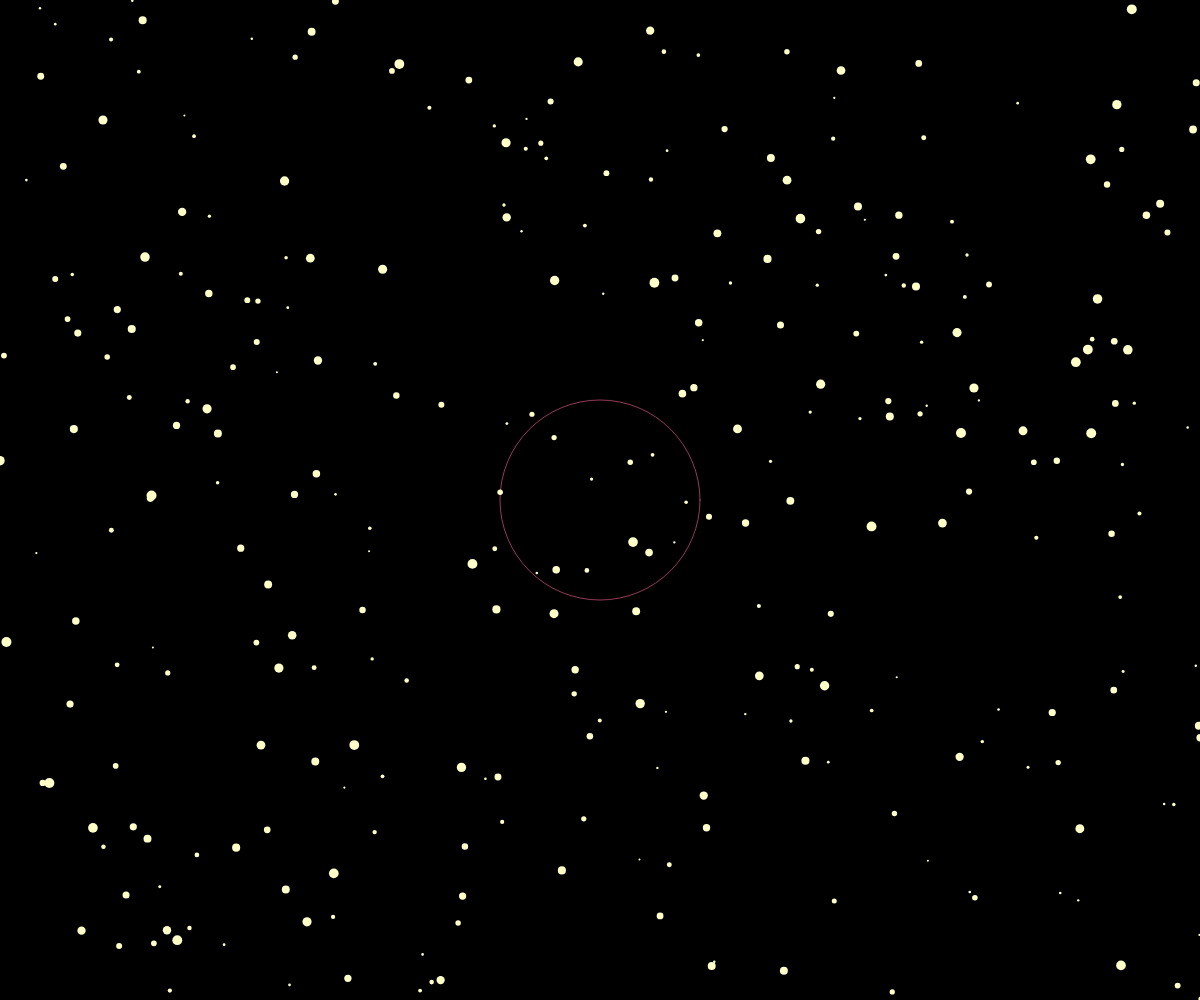
Frame 1 (no input)
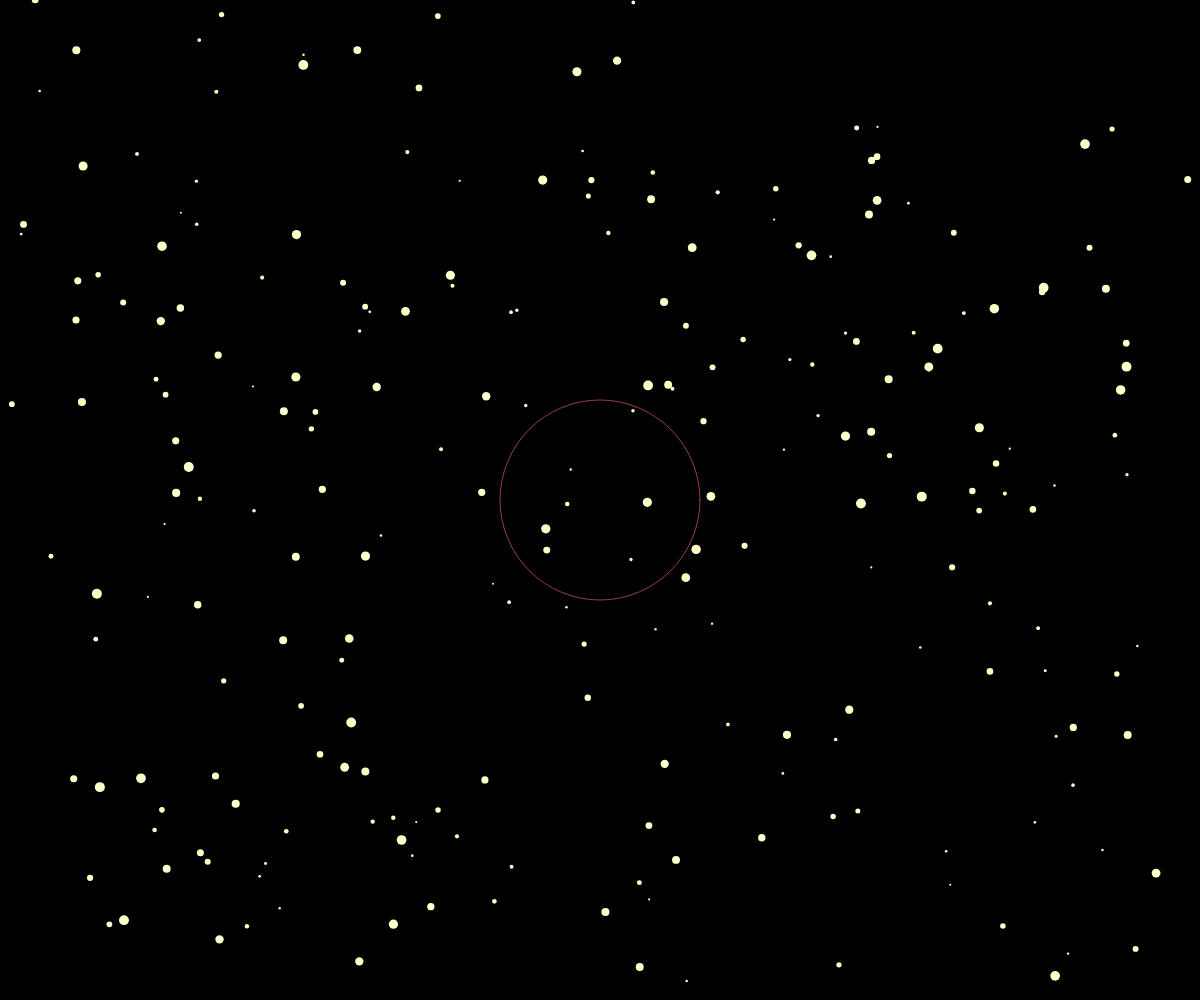
Frame 60 (no input)
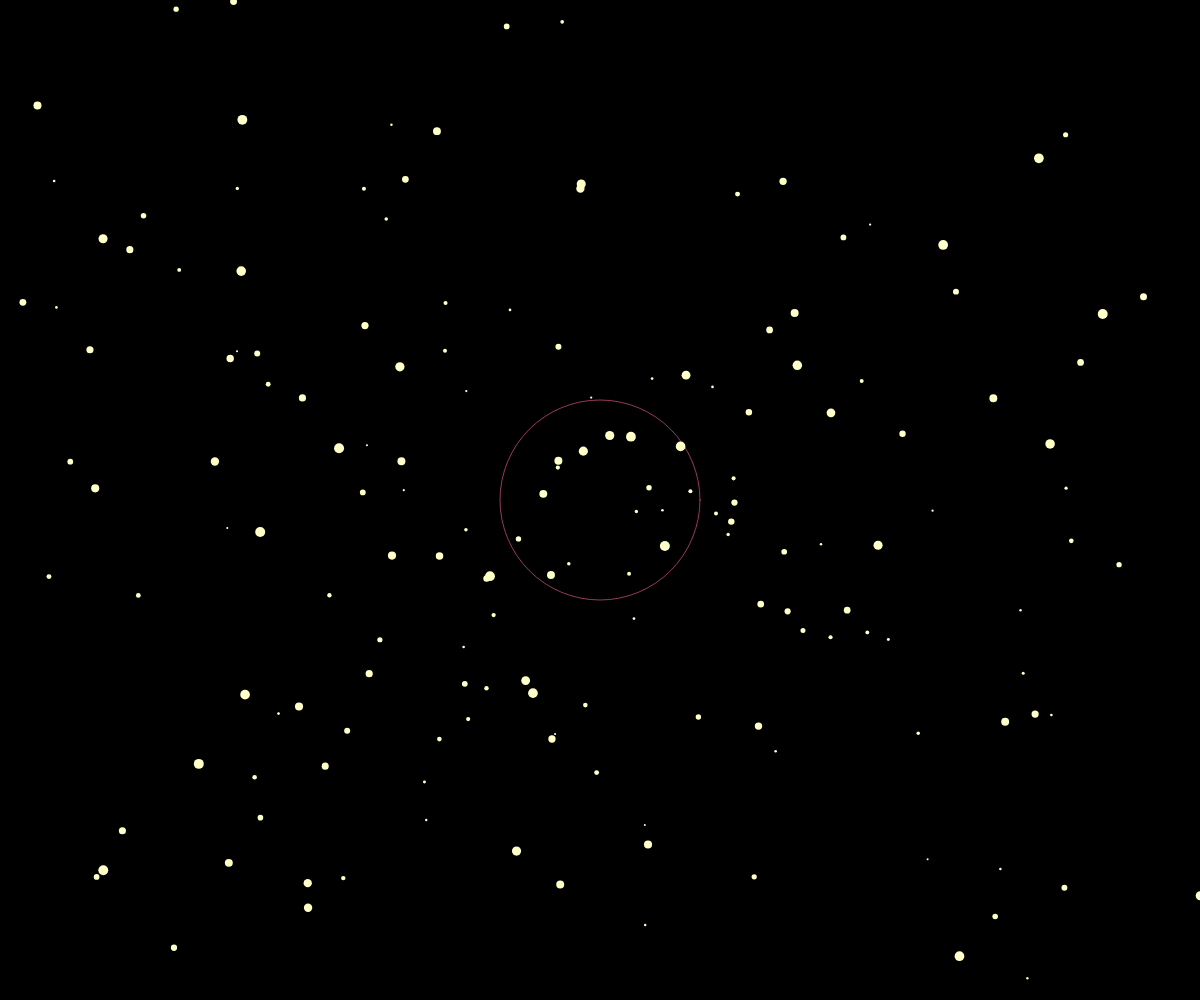
Frame 120 (the mouse pressed at the canvas centre since frame 60)

The p5.js sketch that drew these frames (run headless with seeded random() and noise() and a simulated clock; from frame 60 on, the mouse is pressed at the canvas centre):

// p5.js sketch
// ── sketch.js
let blackHole;
let stars = [];
let G = 1; 

function setup() {
  createCanvas(windowWidth, windowHeight);
  blackHole = new BlackHole(width / 2, height / 2, 5000);
  for (let i = 0; i < 300; i++) {
    stars.push(new Star(random(width), random(height), random(1, 5)));
  }
}

function draw() {
  background(0);

  blackHole.show();

  for (let s of stars) {
    blackHole.pull(s);
    s.update();
    s.show();
  }

  stars = stars.filter(s => !s.dead);
}

//class for black hole
class BlackHole {
  constructor(x, y, mass) {
    this.pos = createVector(x, y);
    this.mass = mass;
    this.rs = this.mass * 0.01; // Schwarzschild radius (scaled)
  }

  pull(star) {
    let force = p5.Vector.sub(this.pos, star.pos);
    let r = force.mag();
    let strength = (G * this.mass * star.mass) / (r * r);
    force.setMag(strength);
    star.applyForce(force);

    if (r < this.rs) star.dead = true;
  }

  show() {
    noStroke();
    fill(0);
    ellipse(this.pos.x, this.pos.y, this.rs * 2);
    stroke(255, 100, 150, 150);
    noFill();
    ellipse(this.pos.x, this.pos.y, this.rs * 4); // glowing effect
  }
}

class Star {
  constructor(x, y, mass) {
    this.pos = createVector(x, y);
    this.vel = p5.Vector.random2D().mult(random(0.5, 2));
    this.acc = createVector(0, 0);
    this.mass = mass;
    this.dead = false;
  }

  applyForce(f) {
    this.acc.add(p5.Vector.div(f, this.mass));
  }

  update() {
    this.vel.add(this.acc);
    this.pos.add(this.vel);
    this.acc.mult(0);
  }

  show() {
    noStroke();
    fill(255, 255, 200);
    ellipse(this.pos.x, this.pos.y, this.mass * 2);
  }
}
// return 0;

// ── relativity.js
// Example: basic time dilation placeholder
const relativity = {
  updateTimeDilation: function() {
    // Here you could slow down stars near black hole
    // using Einstein's formulas
  }
};
